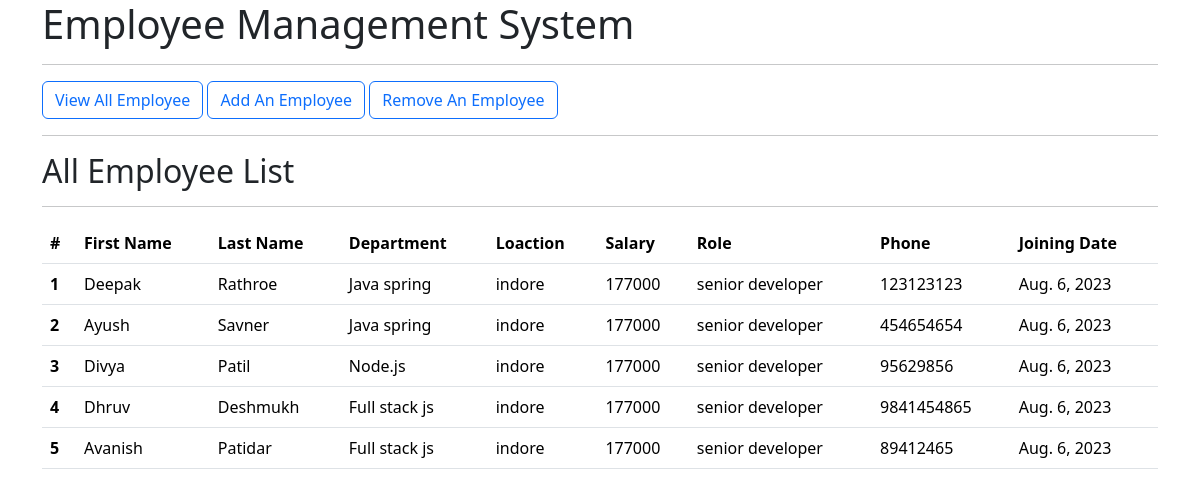
The page /list/ on the database as committed earlier.
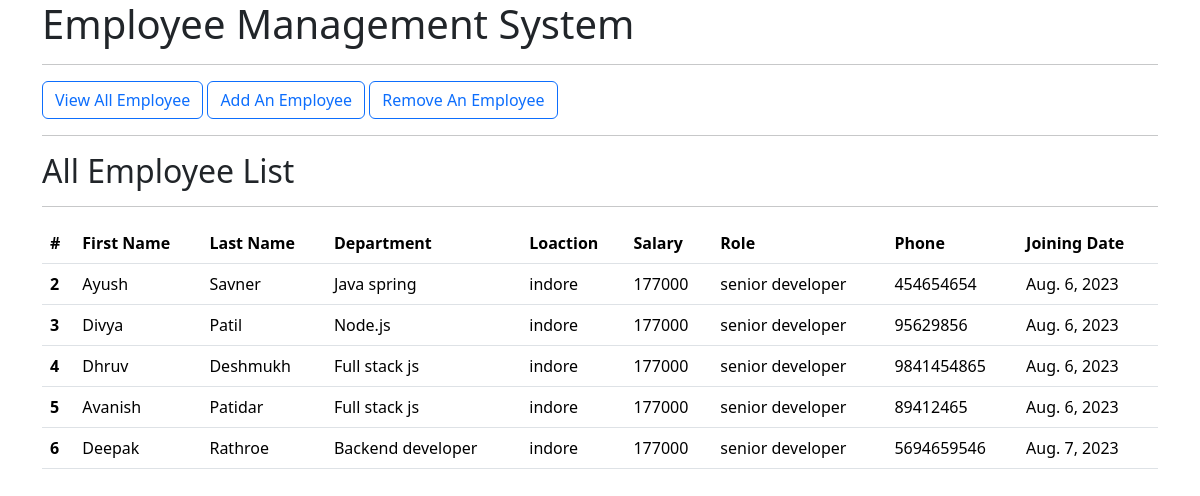
The same page on the database as committed later.
### emp_app/models.py (models this page shows, shortened)
class Employee(models.Model):
    first_name = models.CharField(max_length=100, null=False)
    last_name = models.CharField(max_length=100)
    dept = models.ForeignKey(Department, on_delete=models.CASCADE)
    salary = models.IntegerField(default=0)
    role = models.ForeignKey(Role, on_delete=models.CASCADE)
    phone = models.IntegerField(default=0)
    join_date = models.DateField()

class Department(models.Model):
    name = models.CharField(max_length=200, null=False)
    location = models.CharField(max_length=200)

class Role(models.Model):
    name = models.CharField(max_length=100, null=False)

### emp_app/views.py (the view)
# urls.py: path('list/', views.listEmployee, name='list'),
def listEmployee(request):
    emp = Employee.objects.all()
    emplist = {
        'emp':emp
    }
    return render(request, 'list.html', emplist)

### emp_app/templates/list.html
{% extends 'base.html' %}
{% block content %}
        <h2>All Employee List</h2>
        <hr>
        <table class="table">
            <thead class="thead-dark">
            <tr>
                <th scope="col">#</th>
                <th scope="col">First Name </th>
                <th scope="col">Last Name </th>
                <th scope="col">Department</th>
                <th scope="col">Loaction</th>
                <th scope="col">Salary</th>
                <th scope="col">Role</th>
                <th scope="col">Phone</th>
                <th scope="col">Joining Date</th>
            </tr>
            </thead>
            <tbody>
            {% for emps in emp %}
            <tr>
                <th scope="row">{{ emps.id}}</th>
                <td>{{emps.first_name}}</td>
                <td>{{emps.last_name}}</td>
                <td>{{emps.dept.name}}</td>
                <td>{{emps.dept.location}}</td>
                <td>{{emps.salary}}</td>
                <td>{{emps.role.name}}</td>
                <td>{{emps.phone}}</td>
                <td>{{emps.join_date}}</td>
            </tr>
            {% endfor %}
            </tbody>
        </table>
{% endblock %}

### emp_app/templates/base.html (shortened to what this page needs)
<!doctype html>
<html lang="en">
<head>
  <link href="https://cdn.jsdelivr.net/npm/bootstrap@5.3.1/dist/css/bootstrap.min.css" rel="stylesheet"
>
</head>
<body>
  <div class="container">
    <h1>Employee Management System </h1>
    <hr>
    <a class="btn btn-outline-primary" href="/list" role="button">View All Employee</a>
    <a class="btn btn-outline-primary" href="/add" role="button">Add An Employee</a>
    <a class="btn btn-outline-primary" href="/remove" role="button">Remove An Employee</a>
  </div>
  <div class="container">
    <hr>
    {% block content %}{% endblock %}
  </div>
</body>
</html>

Rows that differ between the two databases and show on the page:
removed Employee: id "1", first_name "Deepak", last_name "Rathroe", dept.name "Java spring", dept.location "indore", salary "177000", role.name "senior developer", phone "123123123", join_date "Aug. 6, 2023"
added Employee: id "6", first_name "Deepak", last_name "Rathroe", dept.name "Backend developer", dept.location "indore", salary "177000", role.name "senior developer", phone "5694659546", join_date "Aug. 7, 2023"
